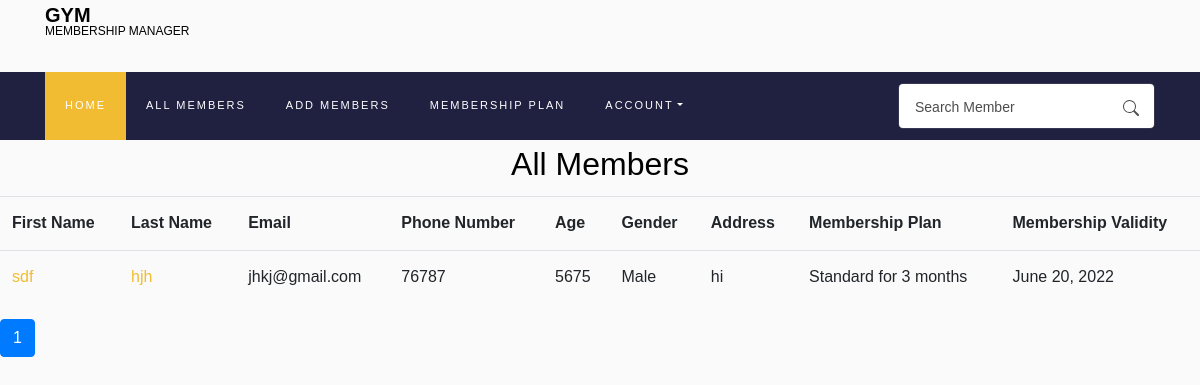
The app's page /all-members (signed in), older data.
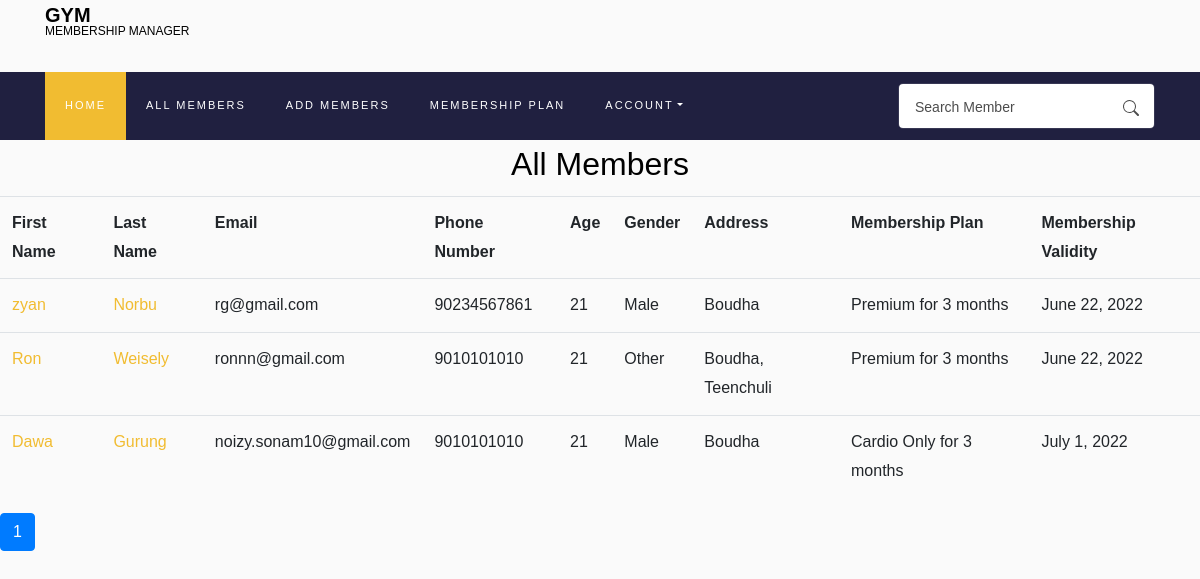
The same page, newer data.
### Membership/models.py (models this page shows, shortened)
class Members(models.Model):
    gym_owner = models.ForeignKey(
        User, on_delete=models.CASCADE, related_name='gym_owner', default=None)
    first_name = models.CharField(max_length=100, blank=False)
    last_name = models.CharField(max_length=100, blank=False)
    email = models.EmailField(max_length=100, blank=False)
    age = models.IntegerField(blank=False)
    gender = models.CharField(max_length=10, blank=False)
    phone_number = models.CharField(max_length=20, blank=False)
    address = models.CharField(max_length=100, blank=False)
    membership = models.ForeignKey(
        Membership, on_delete=models.CASCADE, related_name='membership')
    validity = models.DateField()

class Membership(models.Model):
    user = models.ForeignKey(
        User, on_delete=models.CASCADE, related_name='owner')
    membership_type = models.CharField(max_length=100, blank=False)
    membership_price = models.IntegerField(blank=False)
    membership_duration = models.CharField(max_length=20, blank=False)
    def __str__(self):
        return f"{self.membership_type} for {self.membership_duration}"

### Membership/views.py (the view)
# urls.py: path("all-members",views.all_members, name='all-members'),
def all_members(request):
    members = Members.objects.filter(
        gym_owner=request.user).order_by('validity').all()
    paginator = Paginator(members, 10)
    page_num = request.GET.get('page')
    page_obj = paginator.get_page(page_num)
    return render(request, 'Membership/all-members.html', {
        'page_obj': page_obj,
        'form': SearchForm()
    })

### Membership/forms.py
class SearchForm(forms.Form):
    search = forms.CharField(label='',max_length=100,widget=forms.TextInput(attrs={
        'class':'form-control pl-3',
        'placeholder': 'Search Member',
    }))

### Membership/utils.py (called while the page is built)
def inject_form(request):
    return {'searchform': SearchForm()}

### Membership/templates/Membership/all-members.html (shortened to what this page needs)
{% extends "Membership/layout.html" %}
{% block body %}
<h2 style="text-align: center;">All Members</h2>
<table class="table table-hover">
    <tr>
        <th>First Name</th>
        <th>Last Name</th>
        <th>Email</th>
        <th>Phone Number</th>
        <th>Age</th>
        <th>Gender</th>
        <th>Address</th>
        <th>Membership Plan</th>
        <th>Membership Validity</th>
    </tr>
    {% for member in page_obj %}
    <tr>
        <td> <a href="{% url 'member-detail' member.id%}" style="text-decoration: none;"> {{member.first_name}}</a></td>
     <td> <a href="{% url 'member-detail' member.id%}" style="text-decoration: none;">{{member.last_name}}</a></td>
        <td>{{member.email}}</td>
        <td>{{member.phone_number}}</td>
        <td>{{member.age}}</td>
        <td>{{member.gender}}</td>
        <td>{{member.address}}</td>
        <td>{{member.membership}}</td>
        <td>{{member.validity}}</td>
    </tr>
    {% empty %}
    <p>Member does not exists</p>
    {% endfor %}
</table>
<div class="pagination">
    <ul class="pagination">
        {% for page in page_obj.paginator.page_range %}
        {% if page == page_obj.number %}
        <li class="page-item active">
            <a class="page-link" href="?page={{ page }}">{{ page }} </a>
        </li>
        {% else %}
        <a class="page-link" href="?page={{ page }}">{{ page }}</a>
        {% endif %}
        {% endfor %}
    </ul>
</div>
{% endblock %}

### Membership/templates/Membership/layout.html (shortened to what this page needs)
{% load static %}
<!DOCTYPE html>
<html lang="en">
<head>
    <link rel="stylesheet" href="https://stackpath.bootstrapcdn.com/bootstrap/4.5.0/css/bootstrap.min.css">
    <link rel="stylesheet" href="{% static 'Membership/A.style.css.pagespeed.cf.4cGS_Kvzku.css' %}">
</head>
<body>
    <div class="container">
        <div class="row justify-content-between">
            <div class="col">
                <a class="navbar-brand" href="{% url 'index' %}">Gym
                    <span>Membership Manager</span></a>
            </div>
            <div class="col d-flex justify-content-end">
            </div>
        </div>
    </div>
    <nav class="navbar navbar-expand-lg navbar-dark ftco_navbar bg-dark ftco-navbar-light" id="ftco-navbar">
        <div class="container">
            {% if user.is_authenticated %}
            <form action="{% url 'member-search' %}" class="searchform order-lg-last">
                <div class="form-group d-flex">
                    {{searchform}}
                    <button type="submit" placeholder="" class="form-control search">
                        </button>
                </div>
            </form>
            {%endif%}
            <div class="collapse navbar-collapse" id="ftco-nav">
                <ul class="navbar-nav mr-auto">
                    <li class="nav-item active"><a href="{% url 'index' %}" class="nav-link">Home</a></li>
                    {% if user.is_authenticated %}
                    <li class="nav-item"><a href="{% url 'all-members' %}" class="nav-link">All Members</a></li>
                    <li class="nav-item"><a href="{% url 'add-members' %}" class="nav-link">Add Members</a></li>
                    <li class="nav-item"><a href="{% url 'membership' %}" class="nav-link">Membership Plan</a></li>
                    {%endif%}
                    <li class="nav-item dropdown">
                        <a class="nav-link dropdown-toggle" href="#" id="dropdown04" data-toggle="dropdown"
                            aria-haspopup="true" aria-expanded="false">Account</a>
                    </li>
                </ul>
            </div>
        </div>
    </nav>
    {% block body %}{% endblock %}
</body>
</html>

Row changes from the older to the newer data that the page shows:
removed Members: first_name "sdf", last_name "hjh", email "jhkj@gmail.com", phone_number "76787", age "5675", gender "Male", address "hi", membership "Standard for 3 months", validity "June 20, 2022"
added Members: first_name "zyan", last_name "Norbu", email "rg@gmail.com", phone_number "90234567861", age "21", gender "Male", address "Boudha", membership "Premium for 3 months", validity "June 22, 2022"
added Members: first_name "Ron", last_name "Weisely", email "ronnn@gmail.com", phone_number "9010101010", age "21", gender "Other", address "Boudha, Teenchuli", membership "Premium for 3 months", validity "June 22, 2022"
added Members: first_name "Dawa", last_name "Gurung", email "noizy.sonam10@gmail.com", phone_number "9010101010", age "21", gender "Male", address "Boudha", membership "Cardio Only for 3 months", validity "July 1, 2022"
